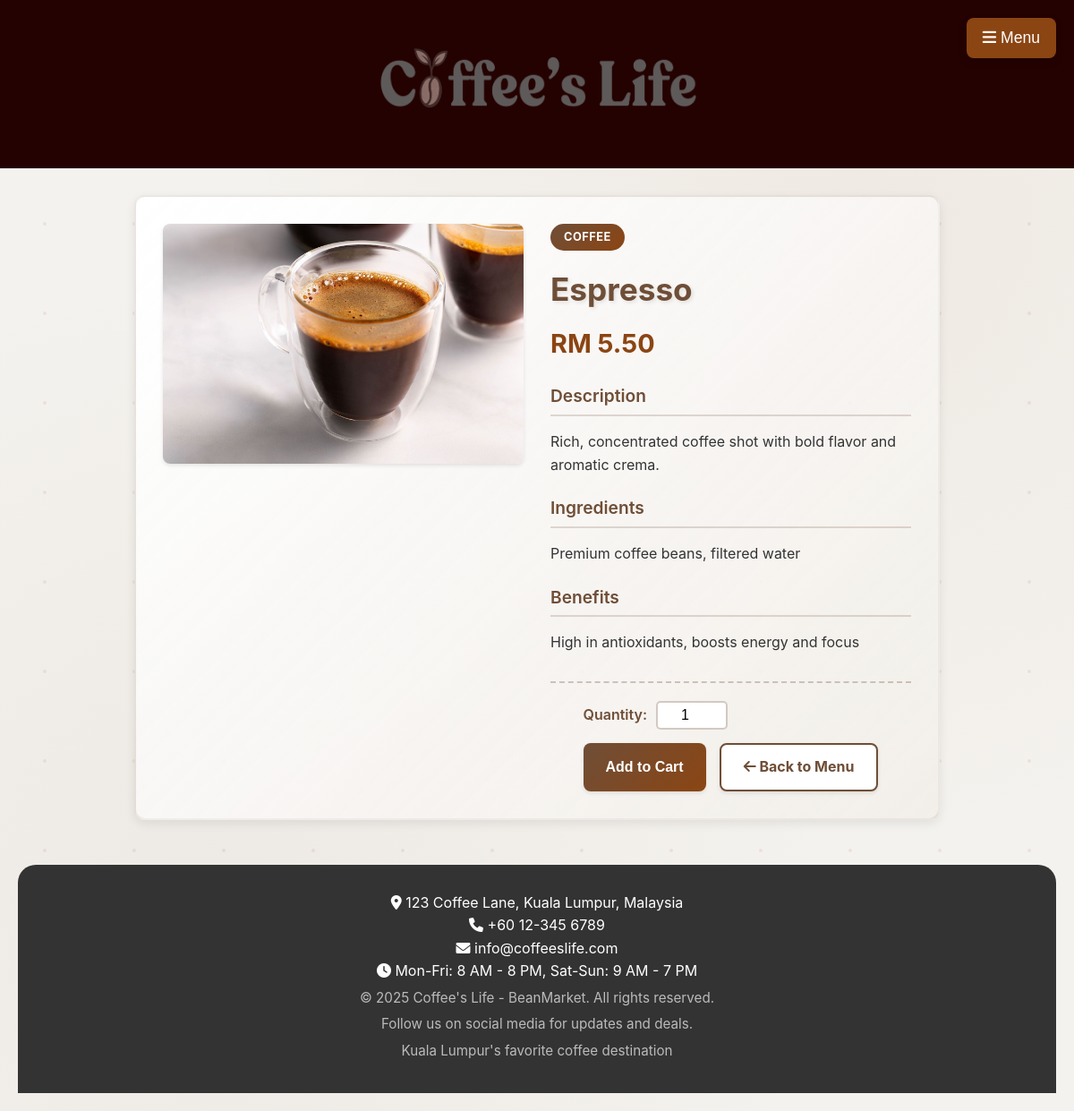
The app's page /UI/UI3_product_details.php?id=1 with its own data.
### tables this page shows
CREATE TABLE `product` (
  `id` int(11) NOT NULL,
  `name` varchar(100) NOT NULL,
  `category` varchar(50) NOT NULL,
  `description` text DEFAULT NULL,
  `ingredients` text DEFAULT NULL,
  `benefits` text DEFAULT NULL,
  `price` decimal(10,2) NOT NULL,
  `quantity` int(11) DEFAULT 0,
  `image` varchar(255) DEFAULT NULL,
  `created_at` timestamp NOT NULL DEFAULT current_timestamp(),
  `updated_at` timestamp NOT NULL DEFAULT current_timestamp() ON UPDATE current_timestamp()
);

### functions/functions.php (called while the page is built, shortened)
<?php
require_once __DIR__ . '/../config.php';
function getProductById($id)
{
    global $pdo;
    try {
        $stmt = $pdo->prepare("SELECT * FROM product WHERE id = ?");
        $stmt->execute([$id]);
        return $stmt->fetch();
    } catch (PDOException $e) {
        error_log("Error fetching product by ID: " . $e->getMessage());
        return false;
    }
}

### UI/UI3_product_details.php (the view, shortened to what this page needs)
<?php
require_once '../functions/functions.php';
if (isset($_GET['id']) && is_numeric($_GET['id'])) {
    $productId = $_GET['id'];
    $product = getProductById($productId);
} else {
    header("Location: UI2_menu.php");
    exit;
}
include '../header.php';
?>
<link rel="stylesheet" href="../css/product-details.css">
<div class="product-details">
    <div class="product-image">
        <?php if ($product['image']): ?>
            <img src="../<?php echo htmlspecialchars($product['image']); ?>"
                alt="<?php echo htmlspecialchars($product['name']); ?>"
                onerror="this.src='https://placehold.co/350x250/6F4E37/ffffff?text=<?php echo urlencode($product['name']); ?>'">
        <?php else: ?>
            <img src="https://placehold.co/350x250/6F4E37/ffffff?text=<?php echo urlencode($product['name']); ?>"
                alt="<?php echo htmlspecialchars($product['name']); ?>">
        <?php endif; ?>
    </div>
    <div class="product-info">
        <?php if (isset($product['category'])): ?>
            <span class="category-badge"><?php echo htmlspecialchars($product['category']); ?></span>
        <?php endif; ?>
        <h1><?php echo htmlspecialchars($product['name']); ?></h1>
        <div class="price">RM <?php echo htmlspecialchars(number_format($product['price'], 2)); ?></div>
        <?php if (!empty($product['description'])): ?>
            <div class="section">
                <h3>Description</h3>
                <p><?php echo nl2br(htmlspecialchars($product['description'])); ?></p>
            </div>
        <?php endif; ?>
        <?php if (!empty($product['ingredients'])): ?>
            <div class="section">
                <h3>Ingredients</h3>
                <p><?php echo nl2br(htmlspecialchars($product['ingredients'])); ?></p>
            </div>
        <?php endif; ?>
        <?php if (!empty($product['benefits'])): ?>
            <div class="section">
                <h3>Benefits</h3>
                <p><?php echo nl2br(htmlspecialchars($product['benefits'])); ?></p>
            </div>
        <?php endif; ?>
        <div class="add-to-cart-section">
            <form action="../functions/function2_add_to_cart.php" method="post" class="add-to-cart-form" id="addToCartForm">
                <div class="quantity-selector">
                    <label for="quantity">Quantity:</label>
                    <input type="number" id="quantity" name="quantity" value="1" min="1" max="10">
                </div>
                <div class="product-actions">
                    <input type="submit" value="Add to Cart" class="btn btn-primary">
                    <a href="UI2_menu.php" class="btn btn-secondary">
                        <i class="fas fa-arrow-left"></i> Back to Menu
                    </a>
                </div>
            </form>
        </div>
    </div>
</div>
<?php include '../footer.php'; ?>

### css/global.css (style rules this page uses)
:root { --primary-brown: #6F4E37; --secondary-brown: #8B4513; --light-brown: #A0522D; --dark-brown: #4A0404; --cream-bg: #f4f2ee; --light-cream: #f8f9fa; --white: #ffffff; --text-primary: #333333; --text-secondary: #555555; --text-light: #777777; --text-white: #ffffff; --accent-blue: #007bff; --accent-blue-hover: #0056b3; --success-green: #28a745; --success-green-hover: #218838; --danger-red: #dc3545; --danger-red-hover: #c82333; --warning-yellow: #ffc107; --spacing-xs: 5px; --spacing-sm: 10px; --spacing-md: 15px; --spacing-lg: 20px; --spacing-xl: 30px; --border-radius-sm: 5px; --border-radius-md: 8px; --border-radius-lg: 12px; --shadow-light: 0 2px 4px rgba(0, 0, 0, 0.1); --shadow-medium: 0 4px 8px rgba(0, 0, 0, 0.15); --shadow-heavy: 0 4px 12px rgba(0, 0, 0, 0.08); --font-family: 'Inter', Arial, sans-serif; --font-weight-normal: 400; --font-weight-bold: 600; }
*, *::before, *::after { box-sizing: border-box; }
body { font-family: var(--font-family); margin: 0; padding: var(--spacing-lg); background-color: var(--cream-bg); color: var(--text-primary); line-height: 1.6; min-height: 100vh; background-image: radial-gradient(circle at 20% 80%, rgba(111, 78, 55, 0.05) 0%, transparent 50%), radial-gradient(circle at 80% 20%, rgba(139, 69, 19, 0.05) 0%, transparent 50%); }
body::before { content: ''; position: fixed; top: 0; left: 0; width: 100%; height: 100%; background-size: 100px 100px; pointer-events: none; z-index: -1; }
h1, h2, h3, h4, h5, h6 { color: var(--primary-brown); margin-top: 0; margin-bottom: var(--spacing-md); font-weight: var(--font-weight-bold); }
h1 { font-size: 2.5em; text-shadow: 2px 2px 4px rgba(0, 0, 0, 0.1); }
h3 { font-size: 1.5em; color: var(--secondary-brown); }
p { margin-bottom: var(--spacing-sm); color: var(--text-secondary); }
a { color: var(--accent-blue); text-decoration: none; transition: color 0.3s ease; }
.btn { display: inline-block; padding: var(--spacing-sm) var(--spacing-xl); background: linear-gradient(135deg, var(--secondary-brown) 0%, var(--primary-brown) 100%); color: var(--white); border: none; border-radius: var(--border-radius-md); cursor: pointer; font-size: 1em; font-weight: var(--font-weight-bold); text-align: center; text-decoration: none; transition: all 0.3s ease; box-shadow: var(--shadow-light); position: relative; overflow: hidden; }
.btn::before { content: ''; position: absolute; top: 0; left: -100%; width: 100%; height: 100%; background: linear-gradient(90deg, transparent, rgba(255,255,255,0.2), transparent); transition: left 0.5s; }

### css/header.css (style rules this page uses)
*, *::before, *::after { box-sizing: border-box; }
body { font-family: 'Inter', sans-serif; margin: 0; overflow-x: hidden; background-color: #f4f2ee; color: #333; }

### css/home_page.css (style rules this page uses)
*, *::before, *::after { box-sizing: border-box; }
body { font-family: 'Inter', sans-serif; margin: 0; overflow-x: hidden; background-color: #f4f2ee; color: #333; }

### css/components.css (style rules this page uses)
.btn-primary { background-color: #28a745; color: white; }
.btn-secondary { background-color: #6c757d; color: white; }

### records on screen
product: image (picture), category "COFFEE", name "Espresso", price "5.50", description "Rich, concentrated coffee shot with bold flavor and aromatic crema.", ingredients "Premium coffee beans, filtered water", benefits "High in antioxidants, boosts energy and focus"
